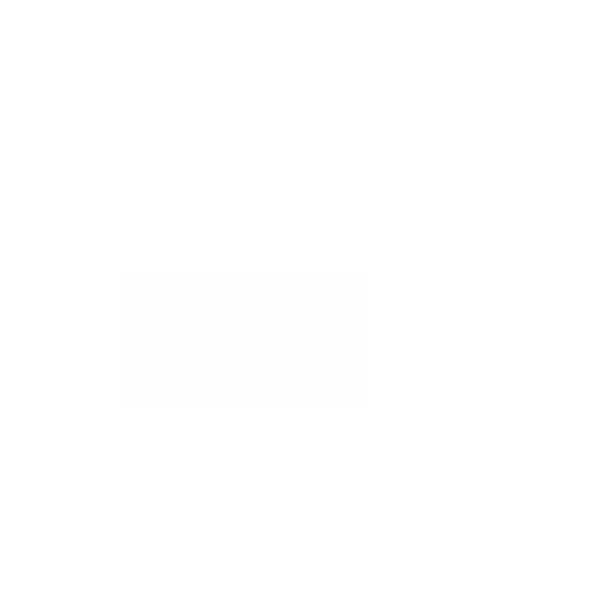
Frame 1 (no input)
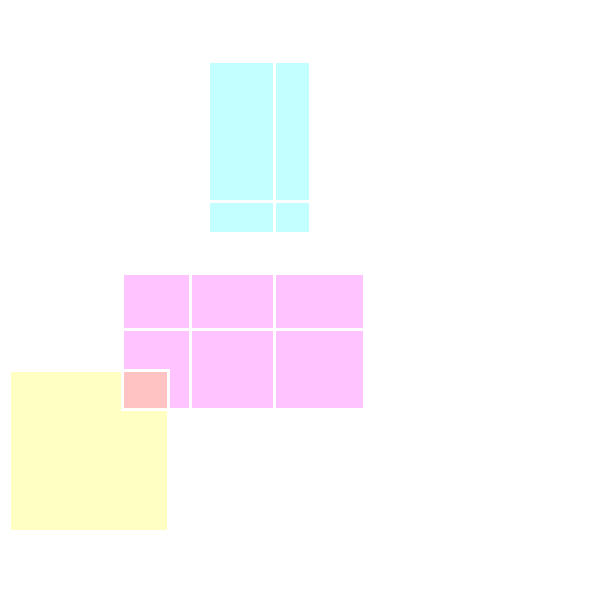
Frame 60 (the mouse pressed at the canvas centre just before this capture)
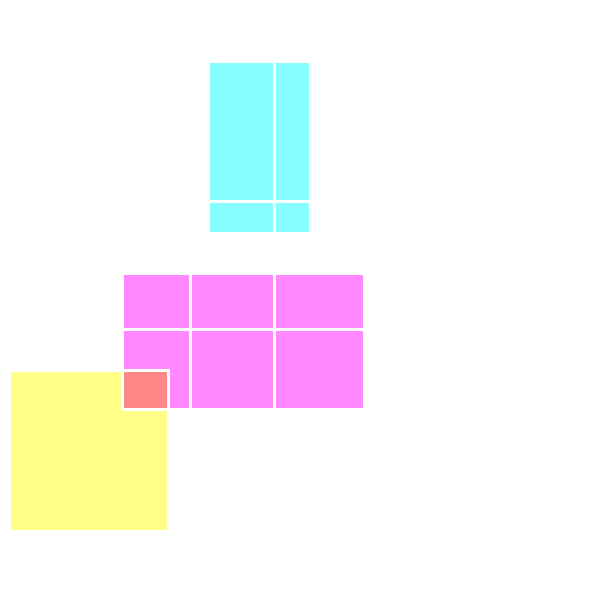
Frame 120 (the mouse held since frame 60 and released just before this capture)

The Processing sketch that drew these frames (run headless with seeded random() and noise(); from frame 60 on, the mouse is pressed at the canvas centre):

// Processing sketch: mondriansliced
// ── mondriansliced.pde
int SIZE = 600;
int baset, tvar;
int SW;
float j = 0;
float[] exes = {random(SIZE*0.25, SIZE*0.75), random(SIZE*0.25, SIZE*0.75), random(SIZE*0.25, SIZE*0.75), random(SIZE*0.25, SIZE*0.75)};
int i = 0;
float x1,x2,x3,y1,y2,y3,w1,w2,w3,h1,h2,h3;
int BG = 255;
float[] verticals = {random(SIZE), random(SIZE), random(SIZE)};
float[] horizontals = {random(SIZE), random(SIZE), random(SIZE)};

void mousePressed() {
  mp();
}
void mp(){
 fill(255);
 for(int i = 0; i < verticals.length; i++) {
   drawVertical(verticals[i]);
 }
  for(int i = 0; i < horizontals.length; i++) {
   drawHorizontal(horizontals[i]);
 }

}

void resetL(){
 for(int i = 0; i < verticals.length; i++) {
   verticals[i] = random(SIZE);
 }
  for(int i = 0; i < horizontals.length; i++) {
   horizontals[i] = random(SIZE);
 }
}

void drawVertical(float x) {

  line(x, 0, x, SIZE);
}
  
  
void drawHorizontal(float y) {

  line(0, y, SIZE, y);
}
  


void setup() {
  SW = 3;
  strokeCap(SQUARE);
  surface.setSize(SIZE, SIZE);
  background(BG);
  strokeWeight(SW);
  stroke(255);
  x1 = random(SIZE);
  x2 = random(SIZE);
  x3 = random(SIZE);
  y1 = random(SIZE);
  y2 = random(SIZE);
  y3 = random(SIZE);
  w1 = random(100,250);
  w2 = random(100,250);
  w3 = random(100,250);
  h1 = random(100,250);
  h2 = random(100,250);
  h3 = random(100,250);
}


void draw() {    
  
  if(i++==255){
      i = 0;
      background(BG);
      x1 = random(SIZE-100);
      x2 = random(SIZE-100);
      x3 = random(SIZE-100);
      y1 = random(SIZE-100);
      y2 = random(SIZE-100);
      y3 = random(SIZE-100);
      w1 = random(100,400);
      w2 = random(100,400);
      w3 = random(100,400);
      h1 = random(100,400);
      h2 = random(100,400);
      h3 = random(100,400);
      resetL();
  }
  mp();

    fill(255, 0, 255,1);

    rect(x1, y1, w1, h1);
    fill(255, 255, 0,1);

    rect(x2,y2,w2,h2);
    fill(0, 255, 255,1);

    rect(x3,y3,w3,h3);


    noFill();


}
